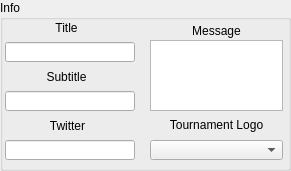
       <widget class="QGroupBox" name="InfoGroupbox">
        <property name="sizePolicy">
         <sizepolicy hsizetype="Fixed" vsizetype="Fixed">
          <horstretch>0</horstretch>
          <verstretch>0</verstretch>
         </sizepolicy>
        </property>
        <property name="minimumSize">
         <size>
          <width>0</width>
          <height>0</height>
         </size>
        </property>
        <property name="maximumSize">
         <size>
          <width>291</width>
          <height>171</height>
         </size>
        </property>
        <property name="title">
         <string>Info</string>
        </property>
        <widget class="QWidget" name="layoutWidget_11">
         <property name="geometry">
          <rect>
           <x>0</x>
           <y>20</y>
           <width>135</width>
           <height>142</height>
          </rect>
         </property>
         <layout class="QVBoxLayout" name="verticalLayout_7">
          <item>
           <widget class="QLabel" name="TitleLabel">
            <property name="sizePolicy">
             <sizepolicy hsizetype="Fixed" vsizetype="Fixed">
              <horstretch>0</horstretch>
              <verstretch>0</verstretch>
             </sizepolicy>
            </property>
            <property name="minimumSize">
             <size>
              <width>133</width>
              <height>16</height>
             </size>
            </property>
            <property name="maximumSize">
             <size>
              <width>133</width>
              <height>16</height>
             </size>
            </property>
            <property name="text">
             <string>Title</string>
            </property>
            <property name="alignment">
             <set>Qt::AlignCenter</set>
            </property>
           </widget>
          </item>
          <item>
           <widget class="QLineEdit" name="TitleEdit">
            <property name="sizePolicy">
             <sizepolicy hsizetype="Fixed" vsizetype="Fixed">
              <horstretch>0</horstretch>
              <verstretch>0</verstretch>
             </sizepolicy>
            </property>
            <property name="minimumSize">
             <size>
              <width>130</width>
              <height>20</height>
             </size>
            </property>
            <property name="maximumSize">
             <size>
              <width>130</width>
              <height>20</height>
             </size>
            </property>
            <property name="layoutDirection">
             <enum>Qt::RightToLeft</enum>
            </property>
            <property name="frame">
             <bool>true</bool>
            </property>
            <property name="alignment">
             <set>Qt::AlignLeading|Qt::AlignLeft|Qt::AlignVCenter</set>
            </property>
            <property name="clearButtonEnabled">
             <bool>false</bool>
            </property>
           </widget>
          </item>
          <item>
           <widget class="QLabel" name="SubtitleLabel">
            <property name="sizePolicy">
             <sizepolicy hsizetype="Fixed" vsizetype="Fixed">
              <horstretch>0</horstretch>
              <verstretch>0</verstretch>
             </sizepolicy>
            </property>
            <property name="minimumSize">
             <size>
              <width>133</width>
              <height>17</height>
             </size>
            </property>
            <property name="maximumSize">
             <size>
              <width>133</width>
              <height>17</height>
             </size>
            </property>
            <property name="text">
             <string>Subtitle</string>
            </property>
            <property name="alignment">
             <set>Qt::AlignCenter</set>
            </property>
           </widget>
          </item>
          <item>
           <widget class="QLineEdit" name="SubtitleEdit">
            <property name="sizePolicy">
             <sizepolicy hsizetype="Fixed" vsizetype="Fixed">
              <horstretch>0</horstretch>
              <verstretch>0</verstretch>
             </sizepolicy>
            </property>
            <property name="minimumSize">
             <size>
              <width>130</width>
              <height>20</height>
             </size>
            </property>
            <property name="maximumSize">
             <size>
              <width>130</width>
              <height>20</height>
             </size>
            </property>
            <property name="layoutDirection">
             <enum>Qt::RightToLeft</enum>
            </property>
           </widget>
          </item>
          <item alignment="Qt::AlignHCenter">
           <widget class="QLabel" name="TwitterLabel">
            <property name="sizePolicy">
             <sizepolicy hsizetype="Fixed" vsizetype="Fixed">
              <horstretch>0</horstretch>
              <verstretch>0</verstretch>
             </sizepolicy>
            </property>
            <property name="minimumSize">
             <size>
              <width>133</width>
              <height>17</height>
             </size>
            </property>
            <property name="maximumSize">
             <size>
              <width>133</width>
              <height>17</height>
             </size>
            </property>
            <property name="text">
             <string>Twitter</string>
            </property>
            <property name="alignment">
             <set>Qt::AlignCenter</set>
            </property>
           </widget>
          </item>
          <item>
           <widget class="QLineEdit" name="TwitterEdit">
            <property name="sizePolicy">
             <sizepolicy hsizetype="Fixed" vsizetype="Fixed">
              <horstretch>0</horstretch>
              <verstretch>0</verstretch>
             </sizepolicy>
            </property>
            <property name="minimumSize">
             <size>
              <width>130</width>
              <height>20</height>
             </size>
            </property>
            <property name="maximumSize">
             <size>
              <width>130</width>
              <height>20</height>
             </size>
            </property>
            <property name="layoutDirection">
             <enum>Qt::RightToLeft</enum>
            </property>
           </widget>
          </item>
         </layout>
        </widget>
        <widget class="QLabel" name="MessageLabel">
         <property name="geometry">
          <rect>
           <x>150</x>
           <y>20</y>
           <width>133</width>
           <height>21</height>
          </rect>
         </property>
         <property name="sizePolicy">
          <sizepolicy hsizetype="Fixed" vsizetype="Fixed">
           <horstretch>0</horstretch>
           <verstretch>0</verstretch>
          </sizepolicy>
         </property>
         <property name="minimumSize">
          <size>
           <width>133</width>
           <height>21</height>
          </size>
         </property>
         <property name="maximumSize">
          <size>
           <width>133</width>
           <height>21</height>
          </size>
         </property>
         <property name="text">
          <string>Message</string>
         </property>
         <property name="alignment">
          <set>Qt::AlignCenter</set>
         </property>
        </widget>
        <widget class="QPlainTextEdit" name="MessageEdit">
         <property name="geometry">
          <rect>
           <x>150</x>
           <y>40</y>
           <width>133</width>
           <height>71</height>
          </rect>
         </property>
         <property name="sizePolicy">
          <sizepolicy hsizetype="Fixed" vsizetype="Fixed">
           <horstretch>0</horstretch>
           <verstretch>0</verstretch>
          </sizepolicy>
         </property>
         <property name="minimumSize">
          <size>
           <width>133</width>
           <height>71</height>
          </size>
         </property>
         <property name="maximumSize">
          <size>
           <width>133</width>
           <height>71</height>
          </size>
         </property>
        </widget>
        <widget class="QLabel" name="LogoLabel">
         <property name="geometry">
          <rect>
           <x>150</x>
           <y>110</y>
           <width>133</width>
           <height>30</height>
          </rect>
         </property>
         <property name="sizePolicy">
          <sizepolicy hsizetype="Fixed" vsizetype="Fixed">
           <horstretch>0</horstretch>
           <verstretch>0</verstretch>
          </sizepolicy>
         </property>
         <property name="minimumSize">
          <size>
           <width>133</width>
           <height>30</height>
          </size>
         </property>
         <property name="maximumSize">
          <size>
           <width>133</width>
           <height>30</height>
          </size>
         </property>
         <property name="text">
          <string>Tournament Logo</string>
         </property>
         <property name="alignment">
          <set>Qt::AlignCenter</set>
         </property>
        </widget>
        <widget class="QComboBox" name="LogoCombo">
         <property name="geometry">
          <rect>
           <x>150</x>
           <y>140</y>
           <width>133</width>
           <height>20</height>
          </rect>
         </property>
         <property name="sizePolicy">
          <sizepolicy hsizetype="Fixed" vsizetype="Fixed">
           <horstretch>0</horstretch>
           <verstretch>0</verstretch>
          </sizepolicy>
         </property>
         <property name="minimumSize">
          <size>
           <width>133</width>
           <height>20</height>
          </size>
         </property>
         <property name="maximumSize">
          <size>
           <width>133</width>
           <height>20</height>
          </size>
         </property>
        </widget>
       </widget>
